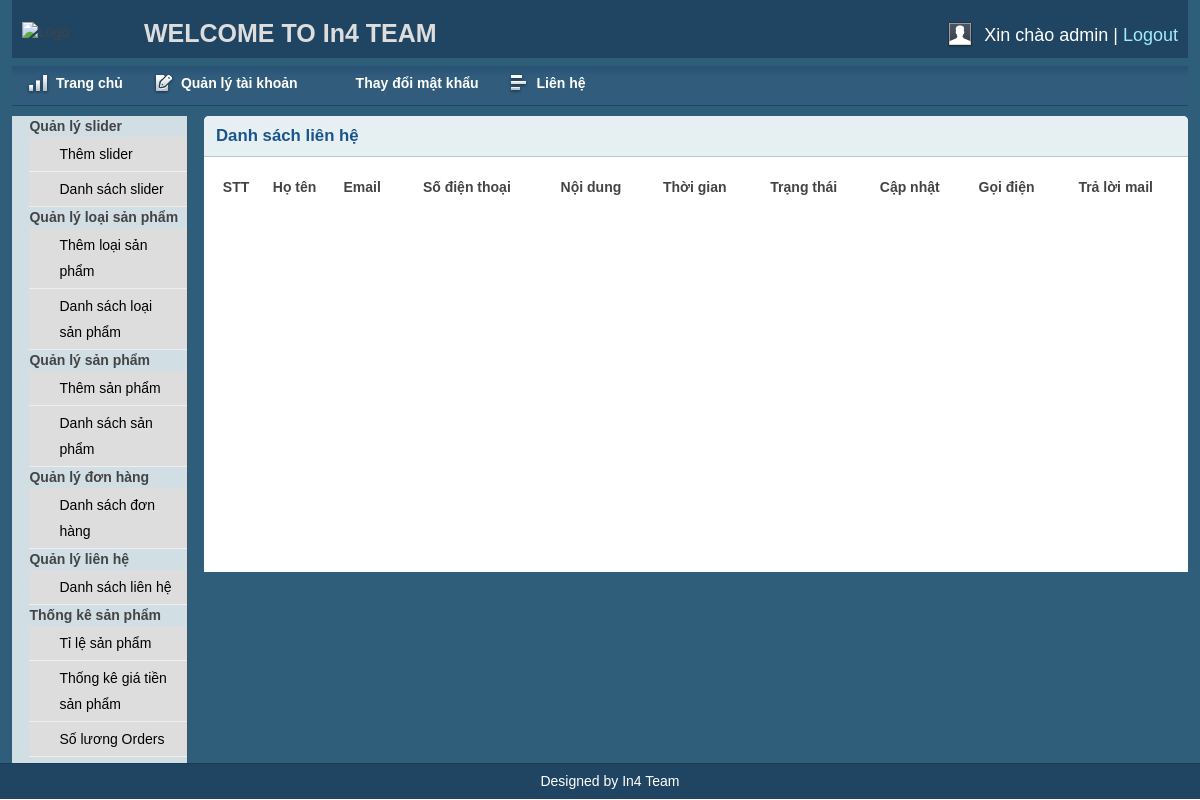
The page /admin/contactlist.php (signed in) on the database as committed earlier.
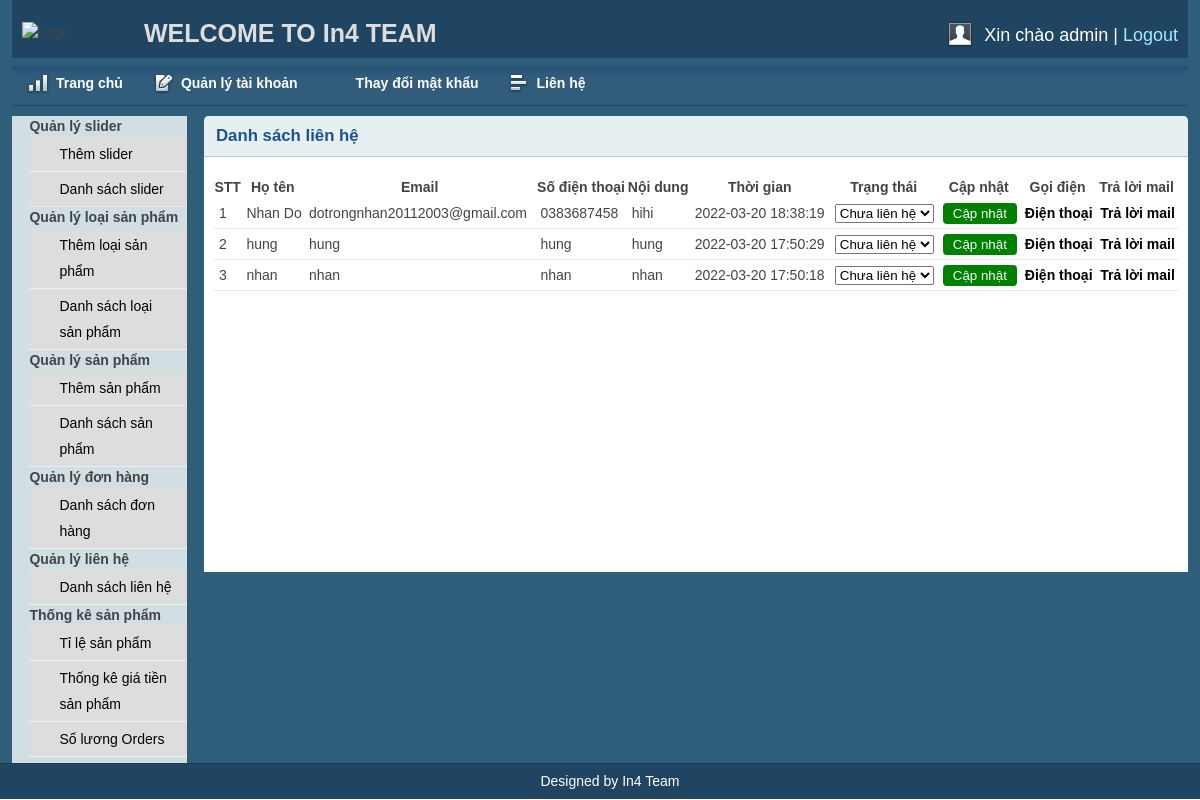
The same page on the database as committed later.
### tables this page shows
CREATE TABLE `contact` (
  `id` int(11) NOT NULL,
  `name` varchar(500) NOT NULL,
  `phone` varchar(100) NOT NULL,
  `email` varchar(200) NOT NULL,
  `content` varchar(500) NOT NULL,
  `time` datetime NOT NULL DEFAULT current_timestamp(),
  `status` int(11) NOT NULL DEFAULT 0
);

### lib/database.php (called while the page is built, shortened)
<?php
	class Database{
		public $host = "localhost";
		public $user = "root";
		public $pass = "";
		public $dbname = "shopcase";
		public $link ;
		public function connectDB(){
			$this->link = new mysqli($this->host,$this->user,$this->pass,$this->dbname);
		}
		public function select($query){
			$result = $this->link->query($query) or die($this->link->error.__LINE__);
			if($result->num_rows > 0){
				return $result;
			}else{
				return false;
			}
		}
	}
?>

### model/mcontact.php (called while the page is built, shortened)
<?php
	$url = $_SERVER['REQUEST_URI'];
	if (strlen(strstr($url,"admin")) > 0) {
		include_once"../lib/database.php";
	}else{
		include_once"./lib/database.php";
	}
?>
<?php
	class contact{
		public static function get_contact(){
			$db = new Database();
			$query = "select * from contact order by time desc";
			$ketqua = $db->select($query);
			return $ketqua;
		}
	}
?>

### admin/contactlist.php (the view, shortened to what this page needs)
<?php include 'inc/header.php';?>
<?php include 'inc/sidebar.php';?>
<?php
	include"../model/mcontact.php";
?>
<div class="grid_10">
	<div class="box round first grid">
		<h2>Danh sách liên hệ </h2>
		<div class="block">
			<table class="data display datatable" id="example">
			<thead>
				<tr>
					<th>STT</th>
					<th>Họ tên</th>
					<th>Email</th>
					<th>Số điện thoại</th>
					<th>Nội dung</th>
					<th>Thời gian</th>
					<th>Trạng thái</th>
					<th>Cập nhật</th>
					<th>Gọi điện</th>
					<th>Trả lời mail</th>
				</tr>
			</thead>
			<tbody>
			<?php
				$get_contact = contact::get_contact();
				if($get_contact):
					$i = 0;
					while($ketqua = $get_contact->fetch_assoc()):
						$i++;
			?>
				<tr class="gradeX odd">
					<td><?=$i?></td>
					<td><?=$ketqua['name']?></td>
					<td><?=$ketqua['email']?></td>
					<td><?=$ketqua['phone']?></td>
					<td><?=$ketqua['content']?></td>
					<td><?=$ketqua['time']?></td>
					<form action="" method="get">
					<td>
						<select name="trangthai" id="trangthai">
							<option value="0" <?php if($ketqua['status']==0) echo "selected"; ?> >Chưa liên hệ</option>
						</select>
					</td>
					<td>
						<input type="submit" value="Cập nhật" name="capnhatct" id="capnhatct">
					</td>
					</form>
					<td><a href="callto:<?=$ketqua['phone']?>">Điện thoại</a></td>
					<td><a href="mailto:<?=$ketqua['email']?>">Trả lời mail</a></td>
				</tr>
			<?php endwhile; endif; ?>
			</tbody>
		</table>
		</div>
	</div>
</div>
<?php include 'inc/footer.php';?>

Rows that differ between the two databases and show on the page:
added contact: name "Nhan Do", email "dotrongnhan20112003@gmail.com", phone "0383687458", content "hihi", time "2022-03-20 18:38:19", trangthai "Chưa liên hệ"
added contact: name "hung", email "hung", phone "hung", content "hung", time "2022-03-20 17:50:29", trangthai "Chưa liên hệ"
added contact: name "nhan", email "nhan", phone "nhan", content "nhan", time "2022-03-20 17:50:18", trangthai "Chưa liên hệ"
